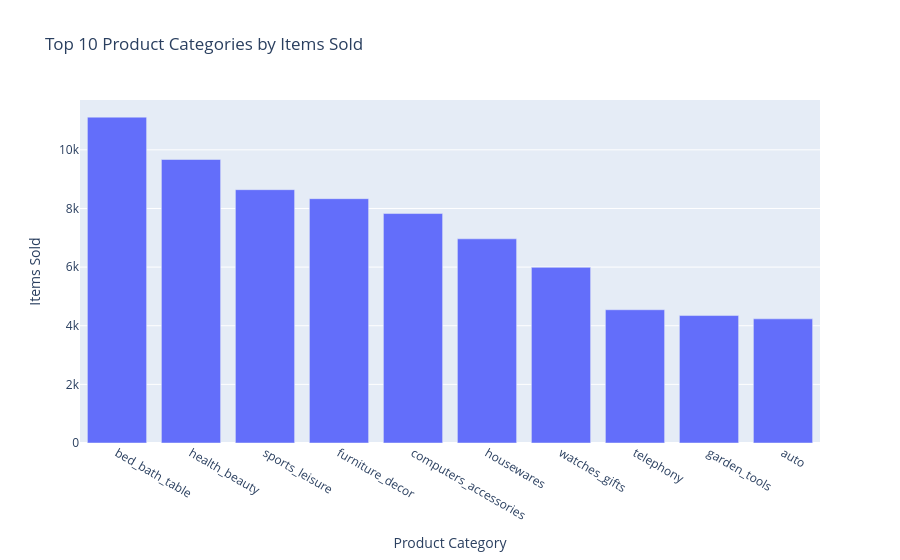

The notebook cell saved with this chart:
### Code cell
# Select the 10 categories with the highest number of items sold
top_item_categories = category_orders.head(10)

# Create a bar chart showing item volume by category
fig = px.bar(
    top_item_categories,
    x="product_category_name_english",
    y="items_sold",
    title="Top 10 Product Categories by Items Sold",
    labels={
        "product_category_name_english": "Product Category",
        "items_sold": "Items Sold"
    }
)

# Display the chart
fig.show()

### Figure 1 — Plotly figure (JSON) as saved in the notebook; plotly's stock layout.template omitted (floating-point values rounded to 4 significant figures)
{"data": [{"hovertemplate": "Product Category=%{x}<br>Items Sold=%{y}<extra></extra>", "legendgroup": "", "marker": {"color": "#636efa", "pattern": {"shape": ""}}, "name": "", "orientation": "v", "showlegend": false, "textposition": "auto", "type": "bar", "x": ["bed_bath_table", "health_beauty", "sports_leisure", "furniture_decor", "computers_accessories", "housewares", "watches_gifts", "telephony", "garden_tools", "auto"], "xaxis": "x", "y": [11115, 9670, 8641, 8334, 7827, 6964, 5991, 4545, 4347, 4235], "yaxis": "y"}], "layout": {"barmode": "relative", "legend": {"tracegroupgap": 0}, "title": {"text": "Top 10 Product Categories by Items Sold"}, "xaxis": {"anchor": "y", "domain": [0, 1], "title": {"text": "Product Category"}}, "yaxis": {"anchor": "x", "domain": [0, 1], "title": {"text": "Items Sold"}}}}
